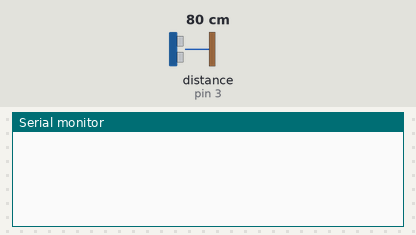
Recording of a sketch running on a simulated Teensy 4. Parts: the last lines printed to the serial monitor. Wiring (inferred from the names in the program): range finder with pulse-width output: data pin 3. The inputs (shaded band) are chosen by the test bench; at power-on: distance to the obstacle (sensor on pin 3) 80 cm. The echo pulse lasts 58.3 µs per cm.

Above: at 1.2 s.
1.3 s: distance to the obstacle (sensor on pin 3) set to 2 cm
At 2.3 s:
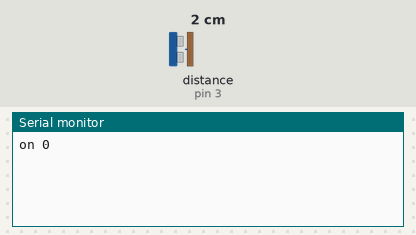
3.2 s: distance to the obstacle (sensor on pin 3) set to 120 cm
At 4.7 s:
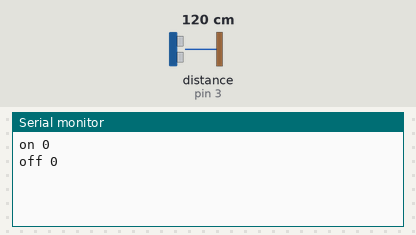

Measured:
- after the input at 1.3 s, the serial monitor: prints a new line after 0.42 s (image 1)
- after the input at 3.2 s, the serial monitor: prints a new line after 0.38 s (image 2)

The sketch:

_18_rangefinders_v3_unit2.ino
```cpp
//Author: Jesse Mejía
//Date: 06/2016

#define pinCount 1
int sensorPins[] = {
  3
};
bool pinStates[pinCount];
bool noteStates[pinCount];
unsigned long pinLastDebounce[pinCount];
int targetRange = 24; //inches for triggering note-on
unsigned long debounceDelay = 250;

void setup() {
  for (int thisPin = 0; thisPin < pinCount; thisPin++) {
    pinMode(sensorPins[thisPin], INPUT);
    //Used to read in the pulse that is being sent by the MaxSonar device.
    //Pulse Width representation with a scale factor of 147 uS per Inch.
  }
}

void loop() {
  //variables needed to store values
  long pulse, inches;
  for (int thisPin = 0; thisPin < pinCount; thisPin++) {
    pulse = pulseIn(sensorPins[thisPin], HIGH);
    //147uS per inch
    inches = pulse/147;
    bool tripped = inches < targetRange;

    if (pinStates[thisPin] != tripped) {
      pinLastDebounce[thisPin] = millis();
      pinStates[thisPin] = tripped;
      //Serial.println("debouncing");
    }
    else if (noteStates[thisPin] != pinStates[thisPin] && (millis() - pinLastDebounce[thisPin]) > debounceDelay) {
      usbMIDI.sendNoteOn(thisPin+9, pinStates[thisPin] ? 127 : 0, 1);
      Serial.print(pinStates[thisPin] ? "on " : "off ");
      Serial.print(thisPin);
      Serial.print('\n');
      noteStates[thisPin] = pinStates[thisPin];
    }
//      Serial.print(pulseIn(sensorPins[thisPin], HIGH)/147);
//      Serial.print("in, ");
//      Serial.print('\n');
//      Serial.println();
  }

   delay(50);
}
```
